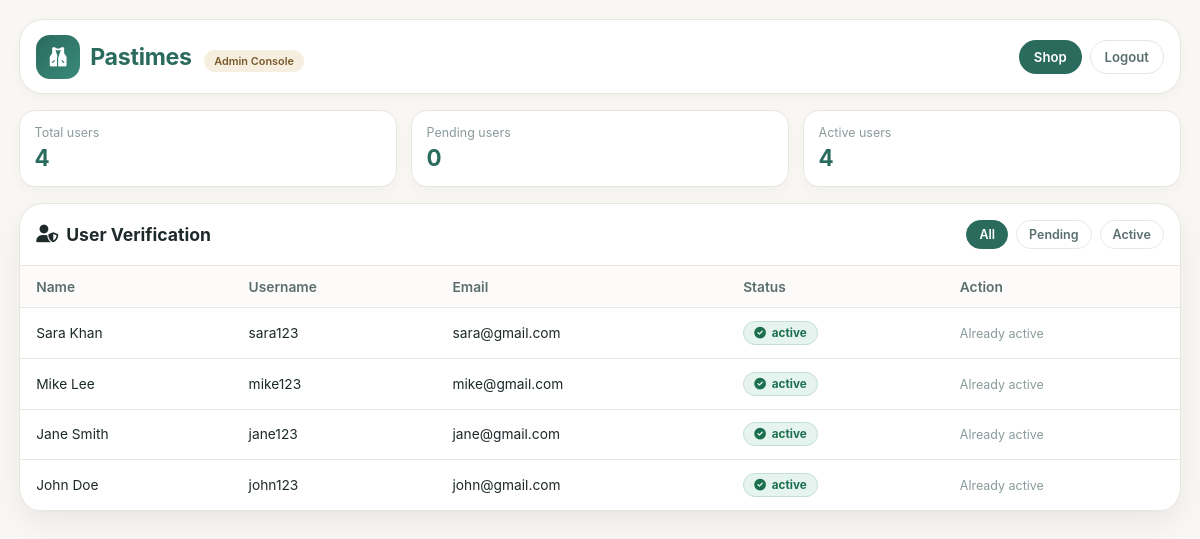
Page /pages/admin.php (signed in) on the committed database.
### tables this page shows
CREATE TABLE `tbluser` (
  `user_id` int(11) NOT NULL,
  `name` varchar(100) DEFAULT NULL,
  `email` varchar(100) DEFAULT NULL,
  `username` varchar(50) DEFAULT NULL,
  `password` varchar(255) DEFAULT NULL,
  `status` varchar(20) DEFAULT NULL,
  `role` varchar(20) DEFAULT 'user',
  `created_at` timestamp NULL DEFAULT current_timestamp()
);

### pages/admin.php (the view, shortened to what this page needs)
<?php
require_once __DIR__ . "/../config/DBConn.php";
$filter = $_GET["filter"] ?? "all";
$statsQuery = "
    SELECT
        COUNT(*) AS total,
        SUM(CASE WHEN status = 'active' THEN 1 ELSE 0 END) AS active,
        SUM(CASE WHEN status <> 'active' OR status IS NULL THEN 1 ELSE 0 END) AS pending
    FROM tblUser
";
$statsResult = mysqli_query($conn, $statsQuery);
$stats = ["total" => 0, "active" => 0, "pending" => 0];
if ($statsResult) {
    $stats = mysqli_fetch_assoc($statsResult) ?: $stats;
}
$whereClause = "";
$users = [];
$userQuery = "SELECT user_id, name, email, username, status FROM tblUser" . $whereClause . " ORDER BY user_id DESC";
$userResult = mysqli_query($conn, $userQuery);
if ($userResult) {
    while ($row = mysqli_fetch_assoc($userResult)) {
        $users[] = $row;
    }
}
?>
<!DOCTYPE html>
<html lang="en">
<head>
  <link rel="stylesheet" href="https://cdnjs.cloudflare.com/ajax/libs/font-awesome/6.0.0-beta3/css/all.min.css">
</head>
<body>
<div class="page">
  <header class="top-bar">
    <a href="admin.php" class="logo-area">
      <div class="logo-icon"><i class="fas fa-vest"></i></div>
      <div>
        <span class="logo-text">Pastimes</span>
        <span class="badge">Admin Console</span>
      </div>
    </a>
    <nav class="nav">
      <a href="shop.php">Shop</a>
      <a class="secondary" href="logout.php">Logout</a>
    </nav>
  </header>
  <section class="stats">
    <article class="stat">
      <div class="stat-label">Total users</div>
      <div class="stat-value"><?php echo (int)$stats["total"]; ?></div>
    </article>
    <article class="stat">
      <div class="stat-label">Pending users</div>
      <div class="stat-value"><?php echo (int)$stats["pending"]; ?></div>
    </article>
    <article class="stat">
      <div class="stat-label">Active users</div>
      <div class="stat-value"><?php echo (int)$stats["active"]; ?></div>
    </article>
  </section>
  <section class="card">
    <div class="card-head">
      <h2><i class="fas fa-user-shield"></i> User Verification</h2>
      <div class="filters">
        <a class="<?php echo $filter === "all" ? "active" : ""; ?>" href="admin.php?filter=all">All</a>
        <a class="<?php echo $filter === "pending" ? "active" : ""; ?>" href="admin.php?filter=pending">Pending</a>
        <a class="<?php echo $filter === "active" ? "active" : ""; ?>" href="admin.php?filter=active">Active</a>
      </div>
    </div>
    <?php if (count($users) === 0): ?>
      <div class="empty">No users found for this filter.</div>
    <?php else: ?>
      <table>
        <thead>
          <tr>
            <th>Name</th>
            <th>Username</th>
            <th>Email</th>
            <th>Status</th>
            <th>Action</th>
          </tr>
        </thead>
        <tbody>
          <?php foreach ($users as $user): ?>
            <?php $isActive = (($user["status"] ?? "") === "active"); ?>
            <tr>
              <td><?php echo htmlspecialchars($user["name"] ?? ""); ?></td>
              <td><?php echo htmlspecialchars($user["username"] ?? ""); ?></td>
              <td><?php echo htmlspecialchars($user["email"] ?? ""); ?></td>
              <td>
                <span class="status <?php echo $isActive ? "active" : ""; ?>">
                  <i class="fas <?php echo $isActive ? "fa-circle-check" : "fa-hourglass-half"; ?>"></i>
                  <?php echo $isActive ? "active" : "pending"; ?>
                </span>
              </td>
              <td>
                <?php if (!$isActive): ?>
                  <form method="POST" action="admin.php?filter=<?php echo urlencode($filter); ?>">
                    <input type="hidden" name="verify_user_id" value="<?php echo (int)$user["user_id"]; ?>">
                    <button type="submit" class="verify-btn">Verify</button>
                  </form>
                <?php else: ?>
                  <span class="muted">Already active</span>
                <?php endif; ?>
              </td>
            </tr>
          <?php endforeach; ?>
        </tbody>
      </table>
    <?php endif; ?>
  </section>
</div>
</body>
</html>

### pages/admin.php (style rules this page uses)
* { margin: 0; padding: 0; box-sizing: border-box; }
:root { --bg-page: #f9f7f4; --white: #ffffff; --text-primary: #1e2a2a; --text-secondary: #5a6e6e; --text-muted: #8a9b9b; --green: #2a6b5e; --green-dark: #1e5247; --rust: #c26743; --gold: #d4a259; --border: #e8e6e1; --shadow-sm: 0 4px 12px rgba(0, 0, 0, 0.03); --shadow-md: 0 12px 28px rgba(0, 0, 0, 0.06); --radius-lg: 24px; --radius-md: 16px; --radius-sm: 12px; }
body { font-family: -apple-system, BlinkMacSystemFont, 'Segoe UI', Roboto, Helvetica, Arial, sans-serif; background: var(--bg-page); color: var(--text-primary); min-height: 100vh; padding: 1.2rem; }
.page { max-width: 1200px; margin: 0 auto; }
.top-bar { display: flex; align-items: center; justify-content: space-between; flex-wrap: wrap; gap: 1rem; background: var(--white); border: 1px solid var(--border); border-radius: var(--radius-lg); padding: 0.9rem 1rem; box-shadow: var(--shadow-sm); margin-bottom: 1rem; }
.logo-area { display: flex; align-items: center; gap: 10px; text-decoration: none; }
.logo-icon { width: 44px; height: 44px; background: linear-gradient(135deg, var(--green), #3a8a7a); border-radius: 14px; display: flex; align-items: center; justify-content: center; color: white; font-size: 1.2rem; }
.logo-text { font-size: 1.45rem; font-weight: 700; letter-spacing: -0.3px; color: var(--green); }
.badge { background: #f6efe0; color: #7a5a2a; font-size: 0.68rem; font-weight: 600; padding: 4px 10px; border-radius: 30px; margin-left: 8px; }
.nav { display: flex; gap: 8px; flex-wrap: wrap; }
.nav a { text-decoration: none; background: var(--green); color: white; border-radius: 40px; padding: 8px 14px; font-size: 0.82rem; font-weight: 600; transition: 0.2s; border: 1px solid transparent; }
.nav a.secondary { background: transparent; color: var(--text-secondary); border-color: var(--border); }
.stats { display: grid; grid-template-columns: repeat(3, minmax(160px, 1fr)); gap: 0.9rem; margin-bottom: 1rem; }
.stat { background: var(--white); border: 1px solid var(--border); border-radius: var(--radius-md); padding: 0.9rem; box-shadow: var(--shadow-sm); }
.stat-label { font-size: 0.78rem; color: var(--text-muted); margin-bottom: 0.25rem; }
.stat-value { font-size: 1.4rem; font-weight: 700; color: var(--green); }
.card { background: var(--white); border: 1px solid var(--border); border-radius: var(--radius-lg); box-shadow: var(--shadow-md); overflow: hidden; }
.card-head { padding: 1rem; border-bottom: 1px solid var(--border); display: flex; align-items: center; justify-content: space-between; gap: 0.8rem; flex-wrap: wrap; }
.card-head h2 { font-size: 1.1rem; font-weight: 700; display: flex; align-items: center; gap: 8px; }
.filters { display: flex; gap: 8px; flex-wrap: wrap; }
.filters a { text-decoration: none; font-size: 0.78rem; padding: 6px 12px; border-radius: 30px; border: 1px solid var(--border); color: var(--text-secondary); background: #fff; font-weight: 600; }
.filters a.active { background: var(--green); border-color: var(--green); color: #fff; }
table { width: 100%; border-collapse: collapse; }
th, td { text-align: left; padding: 0.8rem 1rem; border-bottom: 1px solid var(--border); font-size: 0.86rem; vertical-align: middle; }
th { color: var(--text-secondary); font-weight: 600; background: #fcfbf9; }
.status { display: inline-flex; align-items: center; gap: 6px; border-radius: 999px; padding: 4px 10px; font-size: 0.73rem; font-weight: 700; background: #fff2e7; color: #a4532f; border: 1px solid #f0d3bf; }
.status.active { background: #e6f4f0; color: #1b6f4e; border-color: #c3dfd5; }
.muted { color: var(--text-muted); font-size: 0.78rem; }

### rows in the picture
tbluser: name "Sara Khan", username "sara123", email "sara@gmail.com", status "active"
tbluser: name "Mike Lee", username "mike123", email "mike@gmail.com", status "active"
tbluser: name "Jane Smith", username "jane123", email "jane@gmail.com", status "active"
tbluser: name "John Doe", username "john123", email "john@gmail.com", status "active"

### other values in the picture
$stats["total"] "4"
$stats["pending"] "0"
$stats["active"] "4"
